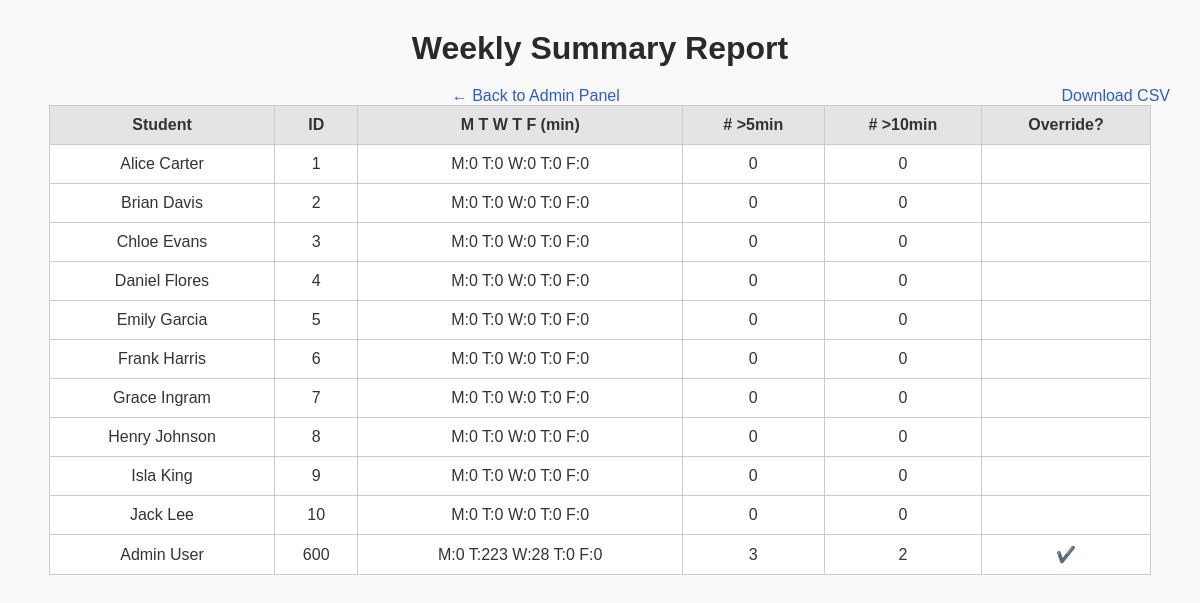
/admin_weekly_summary (signed in), run on the app's committed database.
### src/models.py (models this page shows)
class Student(db.Model):
    __tablename__ = 'students'
    id       = db.Column(db.String, primary_key=True)           # ⬅ ID as string
    name     = db.Column(db.String(100), nullable=False)
    schedule = db.Column(db.JSON, nullable=True)                # ⬅ Schedule JSON
    passes = db.relationship('Pass', backref='student', lazy=True)
    audits = db.relationship('AuditLog', backref='student', lazy=True)

### src/routes/admin.py (the view)
@admin_bp.route('/admin_weekly_summary')
def admin_weekly_summary():
    if not session.get('logged_in'):
        return redirect(url_for('auth.admin_login'))
    DAYS = ["Monday", "Tuesday", "Wednesday", "Thursday", "Friday"]
    report_data = []
    for stu in Student.query.all():
        records = Pass.query.filter_by(student_id=stu.id).all()
        day_totals = {d: 0 for d in DAYS}
        over_5 = sum(1 for r in records if (r.total_pass_time or 0) > 300)
        over_10 = sum(1 for r in records if (r.total_pass_time or 0) > 600)
        used_override = any(r.is_override for r in records)
        for r in records:
            dname = r.date.strftime('%A')
            if dname in day_totals:
                day_totals[dname] += r.total_pass_time or 0
        weekly = ' '.join(f"{d[0]}:{day_totals[d]//60}" for d in DAYS)
        report_data.append({
            "student_name"      : stu.name,
            "student_id"        : stu.id,
            "weekly_report"     : weekly,
            "passes_over_5_min" : over_5,
            "passes_over_10_min": over_10,
            "used_override"     : "✔️" if used_override else ""
        })
    return render_template('admin_weekly_summary.html', report_data=report_data)

### src/routes/auth.py (called while the page is built)
@auth_bp.before_app_request
def enforce_session_timeout():
    session.permanent = True
    current_app.permanent_session_lifetime = timedelta(
        minutes=SESSION_TIMEOUT_MIN
    )

### templates/admin_weekly_summary.html (shortened to what this page needs)
<!DOCTYPE html>
<html>
<head>
  <link rel="stylesheet" href="{{ url_for('static', filename='css/style.css') }}">
</head>
<body>
  <h1>Weekly Summary Report</h1>
  <a href="{{ url_for('admin.admin_view') }}">← Back to Admin Panel</a>
  <a href="{{ url_for('report.admin_report_csv') }}" style="float:right;">Download CSV</a>
  <table>
    <thead>
      <tr>
        <th>Student</th><th>ID</th><th>M T W T F (min)</th>
        <th># >5min</th><th># >10min</th><th>Override?</th>
      </tr>
    </thead>
    <tbody>
    {% for row in report_data %}
      <tr>
        <td>{{ row.student_name }}</td>
        <td>{{ row.student_id }}</td>
        <td>{{ row.weekly_report }}</td>
        <td>{{ row.passes_over_5_min }}</td>
        <td>{{ row.passes_over_10_min }}</td>
        <td>{{ row.used_override }}</td>
      </tr>
    {% endfor %}
    </tbody>
  </table>
</body>
</html>

### static/css/style.css (style rules this page uses)
body { font-family: Arial, sans-serif; margin: 0; padding: 20px; background: #f9f9f9; color: #333; text-align: center; }
h1, h2 { margin-top: 10px; margin-bottom: 20px; color: #2a2a2a; }
a { color: #2a5bd7; text-decoration: none; margin: 0 10px; }
table { margin: auto; border-collapse: collapse; width: 95%; background: #fff; }
th, td { border: 1px solid #ccc; padding: 10px; text-align: center; vertical-align: middle; }
th { background: #e4e4e4; }

### data on the page
Student: student_name "Alice Carter", student_id "1", weekly_report "M:0 T:0 W:0 T:0 F:0", passes_over_5_min "0", passes_over_10_min "0"
Student: student_name "Brian Davis", student_id "2", weekly_report "M:0 T:0 W:0 T:0 F:0", passes_over_5_min "0", passes_over_10_min "0"
Student: student_name "Chloe Evans", student_id "3", weekly_report "M:0 T:0 W:0 T:0 F:0", passes_over_5_min "0", passes_over_10_min "0"
Student: student_name "Daniel Flores", student_id "4", weekly_report "M:0 T:0 W:0 T:0 F:0", passes_over_5_min "0", passes_over_10_min "0"
Student: student_name "Emily Garcia", student_id "5", weekly_report "M:0 T:0 W:0 T:0 F:0", passes_over_5_min "0", passes_over_10_min "0"
Student: student_name "Frank Harris", student_id "6", weekly_report "M:0 T:0 W:0 T:0 F:0", passes_over_5_min "0", passes_over_10_min "0"
Student: student_name "Grace Ingram", student_id "7", weekly_report "M:0 T:0 W:0 T:0 F:0", passes_over_5_min "0", passes_over_10_min "0"
Student: student_name "Henry Johnson", student_id "8", weekly_report "M:0 T:0 W:0 T:0 F:0", passes_over_5_min "0", passes_over_10_min "0"
Student: student_name "Isla King", student_id "9", weekly_report "M:0 T:0 W:0 T:0 F:0", passes_over_5_min "0", passes_over_10_min "0"
Student: student_name "Jack Lee", student_id "10", weekly_report "M:0 T:0 W:0 T:0 F:0", passes_over_5_min "0", passes_over_10_min "0"
Student: student_name "Admin User", student_id "600", weekly_report "M:0 T:223 W:28 T:0 F:0", passes_over_5_min "3", passes_over_10_min "2", used_override "✔️"
